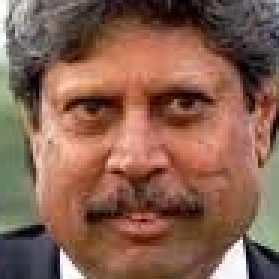
#> input picture Model/dataset/cropped/kapil_dev/kapil_dev1.png, 93 x 93 px, given in place of maria034.jpg, which was not available (shown 3 times larger)
$ jupyter execute --allow-errors sports_person_classifier_model.ipynb   (shell and % lines are left out)   (text cells are left out)
#> lines starting #> are read from the running program, lines starting #| are printed output that depends on the picture; after the words box and inside, x2 and y2 are one past the last pixel; in counts of white or black regions, pixels touching at a corner belong together; pictures that were not available may be replaced by others from this repository, and a replacement may not be noted
[cell 1]
import numpy as np
import cv2
import matplotlib
from matplotlib import pyplot as plt

[cell 2]
# OpenCV represents the images in BGR as opposed to the RGB we expect.Hence, the image is not in its true color.
img=cv2.imread('./dataset/maria_sharapova/maria034.jpg')
#> img is the input picture: shape (93, 93, 3); mean B, G, R 80.6, 97.5, 135
plt.imshow(img)

[cell 3]
# We can convert the color space from BGR to RGB, and it shows its true colors.

[cell 4]
plt.imshow(cv2.cvtColor(img, cv2.COLOR_BGR2RGB))
#plt.imshow(img)

[cell 5]
gray=cv2.cvtColor(img,cv2.COLOR_BGR2GRAY)
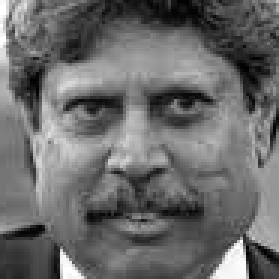
#> gray: shape (93, 93) (shown 3 times larger); min 0, max 255, mean 106.8
plt.imshow(gray)

[cell 6]
import numpy as np
import cv2
face_cascade = cv2.CascadeClassifier('C:/Code/SportsPersonClassifier/Model/opencv/haarcascades/haarcascade_frontalface_default.xml')
eye_cascade = cv2.CascadeClassifier('C:/Code/SportsPersonClassifier/Model/opencv/haarcascades/haarcascade_eye.xml')
gray = cv2.cvtColor(img, cv2.COLOR_BGR2GRAY)
faces = face_cascade.detectMultiScale(gray, 1.3, 5)
#> faces = [[6, 6, 80, 80]]
faces
#> Out = [[6, 6, 80, 80]]

[cell 7]
(x,y,w,h)=faces[0]
#> x = 6; y = 6; w = 80; h = 80
x,y,w,h
#> Out = (6, 6, 80, 80)

[cell 8]
face_img=cv2.rectangle(img,(x,y),(x+w,y+h),(255,0,0),2)
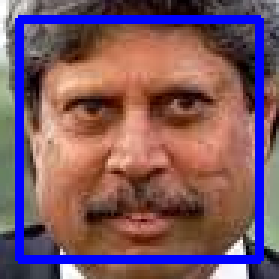
#> face_img: shape (93, 93, 3) (shown 3 times larger); mean B, G, R 99.7, 87.3, 123
plt.imshow(face_img,cmap='gray')

[cell 9]
cv2.destroyAllWindows()
for (x,y,w,h) in faces:
    face_img = cv2.rectangle(img,(x,y),(x+w,y+h),(255,0,0),2)
    roi_gray = gray[y:y+h, x:x+w]
    roi_color = face_img[y:y+h, x:x+w]
    eyes = eye_cascade.detectMultiScale(roi_gray)

    for (ex,ey,ew,eh) in eyes:
        cv2.rectangle(roi_color,(ex,ey),(ex+ew,ey+eh),(0,255,0),2)
#> this loop made 1 pass
#> (x, y, w, h, eyes) on pass 1: (6, 6, 80, 80, [[42, 16, 24, 24], [11, 20, 24, 24]])
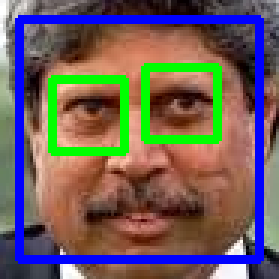
#> img: shape (93, 93, 3) (shown 3 times larger); 6.57% of pixels changed, all inside (x1, y1, x2, y2) = (16, 21, 74, 52)
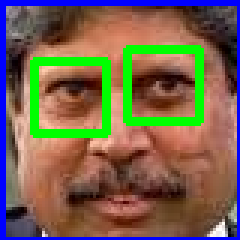
#> roi_color: shape (80, 80, 3) (shown 3 times larger); mean B, G, R 80, 100.2, 118.1

plt.figure()
plt.imshow(face_img,cmap='gray')
plt.show()

[cell 10]
plt.imshow(roi_color,cmap='gray')

[cell 11]
def get_cropped_image_if_2_eyes(image_path):
#> called with image_path = './dataset/sachin_tendulkar/sachin07.jpg'
    img=cv2.imread(image_path)
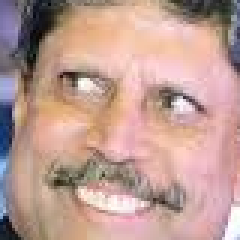
#> input picture Model/dataset/cropped/kapil_dev/kapil_dev10.png, 80 x 80 px, given in place of sachin07.jpg, which was not available (shown 3 times larger)
#> img is the input picture: shape (80, 80, 3); mean B, G, R 147.5, 156.5, 190.3
    gray=cv2.cvtColor(img,cv2.COLOR_BGR2GRAY)
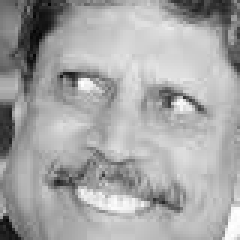
#> gray: shape (80, 80) (shown 3 times larger); min 4, max 255, mean 165.6
    faces=face_cascade.detectMultiScale(gray,1.3,5)
#> faces = [[4, 4, 69, 69]]
    for (x,y,w,h) in faces:
        roi_gray=gray[y:y+h,x:x+w]
        roi_color=img[y:y+h,x:x+w]
        eyes=eye_cascade.detectMultiScale(roi_gray)
        if len(eyes) >= 2:
            return roi_color
#> this loop made 1 pass
#> (x, y, w, h, eyes) on pass 1: (4, 4, 69, 69, [[8, 10, 27, 27], [38, 17, 28, 28]])
#> pass 1, in get_cropped_image_if_2_eyes, `roi_gray=gray[y:y+h,x:x+w]`:
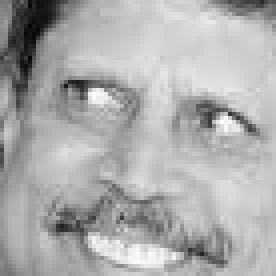
#> roi_gray: shape (69, 69) (shown 4 times larger); min 4, max 254, mean 172.1
#> pass 1, in get_cropped_image_if_2_eyes, `roi_color=img[y:y+h,x:x+w]`:
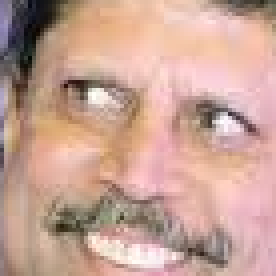
#> roi_color: shape (69, 69, 3) (shown 4 times larger); mean B, G, R 149.4, 162.4, 199.6
#> (printed output is left out)

[cell 12]
cropped_image=get_cropped_image_if_2_eyes("./dataset/sachin_tendulkar/sachin07.jpg")
print(cropped_image)
plt.imshow(cropped_image)

[cell 13]
path_to_data="./dataset/"
path_to_cr_data="./dataset/cropped/"

[cell 14]
import os
img_dirs=[]
for entry in os.scandir(path_to_data):
    if entry.is_dir():
        img_dirs.append(entry.path)

[cell 15]
img_dirs

[cell 16]
import shutil
if os.path.exists(path_to_cr_data):
    shutil.rmtree(path_to_cr_data)
os.mkdir(path_to_cr_data)

[cell 17]
cropped_image_dirs = []
celebrity_file_names_dict = {}
#> (the rest of this cell did not finish here and is left out)

[cell 18]
#Wavelet Transform of the images
import numpy as np
import pywt
import cv2

def w2d(img,mode='haar',level=1):
#> called with mode = 'db1', level = 5
    imArray=img
    #Datatype Conversion
    #convert to grayscale
    imArray=cv2.cvtColor(imArray,cv2.COLOR_RGB2GRAY)
    #convert to float
    imArray=np.float32(imArray)
    imArray /=255
    #compute coefficients
    coeffs=pywt.wavedec2(imArray,mode,level=level)
#> coeffs = 6 items

    #process coefficient
    coeffs_H=list(coeffs)
#> coeffs_H = 6 items
    coeffs_H[0]*=0

    #reconstruction
    imArray_H=pywt.waverec2(coeffs_H,mode)
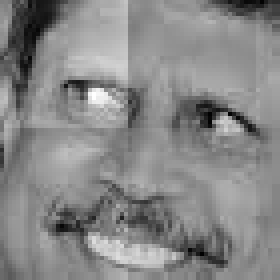
#> imArray_H: shape (70, 70) float32 (shown 4 times larger); min -0.535, max 0.469, mean 6.07e-05; drawn with min black and max white
    imArray_H *= 255
    imArray_H = np.uint8(imArray_H)

    return imArray_H

[cell 19]
cropped_image

[cell 20]
im_har=w2d(cropped_image,'db1',5)
plt.imshow(im_har,cmap='gray')

[cell 21]
im_har.shape
#> Out = (70, 70)

[cell 22]
celebrity_file_names_dict

[cell 23]
class_dict={'kapil_dev':0,
            'maria_sharapova':1,
            'roger_federer':2,
            'sachin_tendulkar':3,
            'virat_kohli':4}

[cell 24]
X,y=[],[]

#> (the rest of this cell did not finish here and is left out)

#> `scalled_img_har=cv2.resize(img_har,(32,32))`:
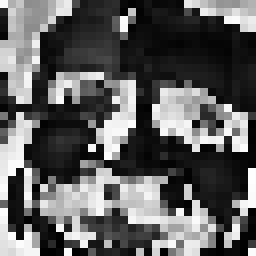
#> scalled_img_har: shape (32, 32) (shown 8 times larger); min 0, max 254, mean 94.2
#> `combined_img=np.vstack((scalled_raw_img.reshape(32*32*3,1),scalled_img..`: combined_img = 4096 values, max 255 at index 836, min 0 at index 3583, mean 151.3
        scalled_img_har=cv2.resize(img_har,(32,32))
        combined_img=np.vstack((scalled_raw_img.reshape(32*32*3,1),scalled_img_har.reshape(32*32,1)))
        X.append(combined_img)
        y.append(class_dict[celebrity_name])

[cell 25]
len(X[0])
#> Out = 4096

[cell 26]
32*32*3+32*32

[cell 27]
X=np.array(X).reshape(len(X),4096).astype(float)
X.shape
#> Out = (1, 4096)

[cell 28]
X[0].shape
#> Out = (4096,)
